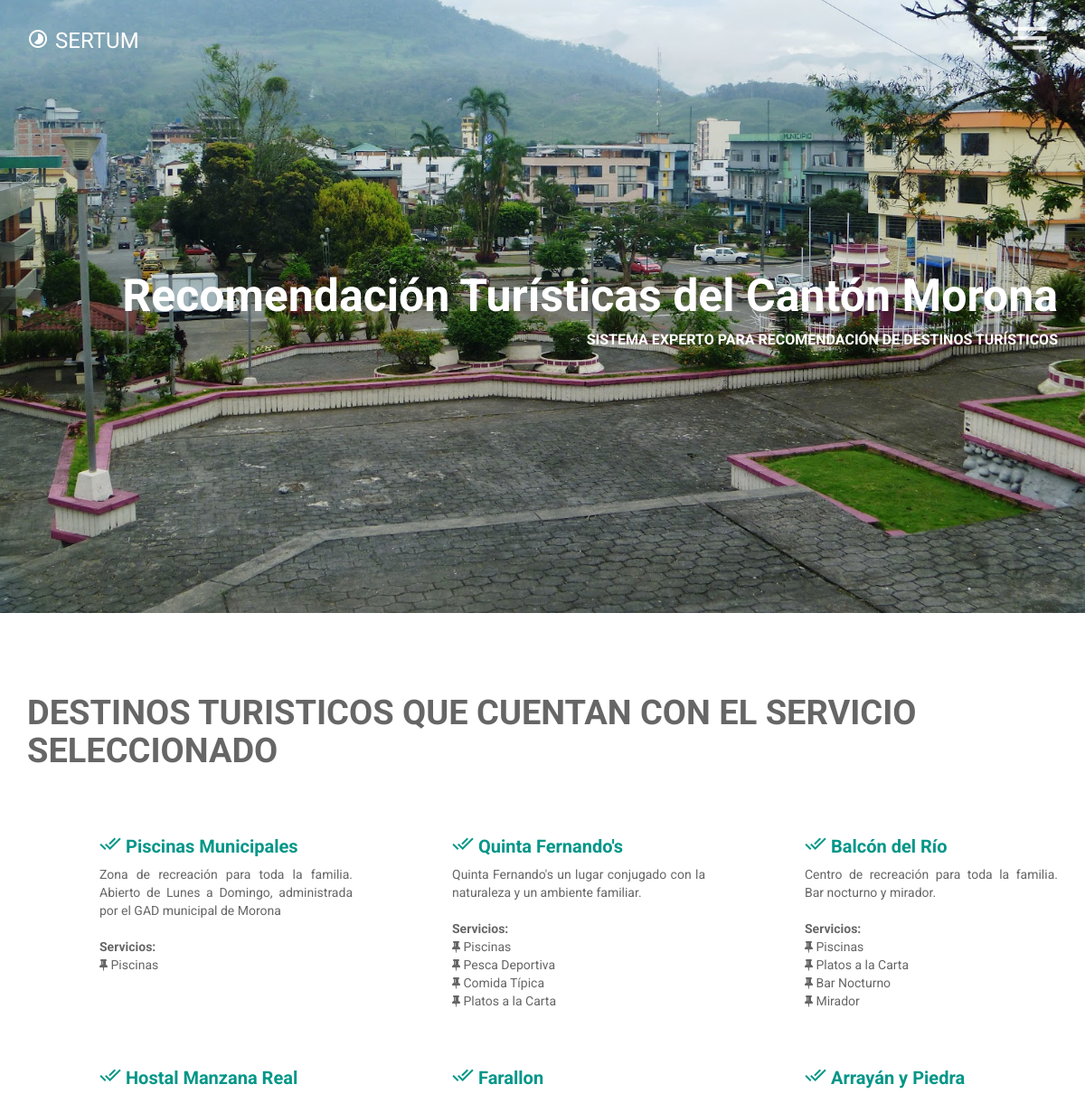
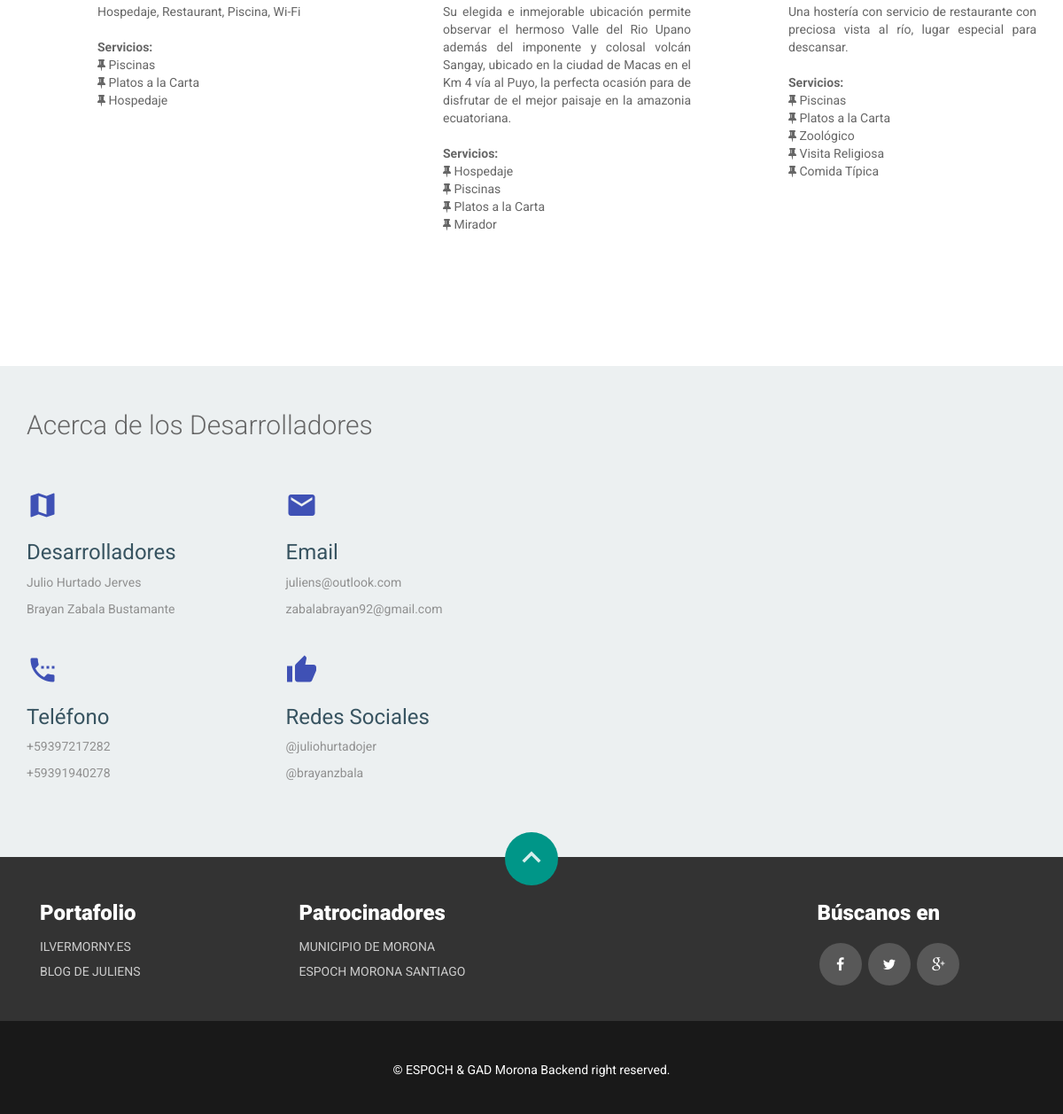
/servicios/piscinas/, run on the app's committed database (2 pictures, top to bottom).
### centro/models.py (models this page shows, shortened)
class Center(models.Model):
    name = models.TextField(blank=False)
    addres = map_fields.AddressField(max_length=200)
    aditional_information = models.TextField(blank=True, verbose_name='Place Description')
    geolocation = map_fields.GeoLocationField(max_length=100)
    slug = AutoSlugField(unique=True, populate_from='name', always_update=True)
    user = models.OneToOneField(User, unique=True, null=True, related_name='center')
    free = models.BooleanField(default=False)
    service = models.ManyToManyField(Service, through='ServiceCenter')

### servicio/models.py (models this page shows, shortened)
class Service(models.Model):
    name = models.CharField(max_length=256, unique=True)
    slug = AutoSlugField(unique=True, populate_from='name', always_update=True, null=True, default=name)

### servicio/views.py (the view)
# urls.py: url(r'^servicios/(?P<slug>[-\w ]+)/$', ListServiceViewFilter.as_view(), name='center_service_list'),
class ListServiceViewFilter(ListView):
    model = Center
    template_name = "center_list_by_service.html"
    context_object_name = "centers"
    def get_queryset(self):
        qs = super(ListServiceViewFilter, self).get_queryset()
        return qs.filter(service__slug=self.kwargs['slug']).distinct()

### centro/templatetags/app_filters.py (called while the page is built)
@register.filter(name='services')
def services(value):
    services = Service.objects.filter(center=value).distinct()
    return services

### servicio/templates/center_list_by_service.html (shortened to what this page needs)
{% extends 'base.html' %}
{% load app_filters %}
{% block content_title %}
    Destinos Turisticos que cuentan con el servicio Seleccionado
{% endblock %}
{% block content %}
    {% for center in centers %}
        <div class="col-md-4 col-sm-6 wow fadeInDown" data-wow-duration="1000ms" data-wow-delay="300ms">
            <div class="features">
                <div class="features-text">
                    <h4><a href="{% url 'Center:center_detail' center.slug %}"><i class="mdi-action-done-all"></i> {{ center.name }}</a> </h4>
                    <p style="text-align : justify;">
                        {{ center.aditional_information|linebreaksbr }}
                    </p>
                    <br>
                    <p>
                        {% if center.id|services %}
                            <b>Servicios: </b><br>
                            {% for ser in center.id|services %}
                               <i class="fa fa-thumb-tack" aria-hidden="true"></i> {{ ser.name }} <br>
                            {% endfor %}
                        {% endif %}
                    </p>
                </div>
            </div>
        </div>
    {% endfor %}
{% endblock %}

### centro/static/css/main.css (style rules this page uses)
body { font-family: 'Roboto', sans-serif; color: #666; font-size: 14px; font-weight: 400; background: #fff; }
#features .features { margin: 30px 0; }
#features .features h4 { margin-bottom: 10px; font-size: 20px; font-weight: 700; color: #3f51b5; }
#features .features .features-text { padding-left: 80px; }
#features .features .features-text p { margin: 0; }

### data on the page
Center: name "Piscinas Municipales", aditional_information "Zona de recreación para toda la familia. Abierto de Lunes a Domingo, administrada por el GAD municipal de Morona"
Service: name "Piscinas"
Center: name "Quinta Fernando's", aditional_information "Quinta Fernando's un lugar conjugado con la naturaleza y un ambiente familiar."
Service: name "Pesca Deportiva"
Service: name "Comida Típica"
Service: name "Platos a la Carta"
Center: name "Balcón del Río", aditional_information "Centro de recreación para toda la familia. Bar nocturno y mirador."
Service: name "Bar Nocturno"
Service: name "Mirador"
Center: name "Hostal Manzana Real", aditional_information "Hospedaje, Restaurant, Piscina, Wi-Fi"
Service: name "Hospedaje"
Center: name "Farallon", aditional_information "Su elegida e inmejorable ubicación permite observar el hermoso Valle del Rio Upano además del imponente y colosal volcán Sangay, ubicado en la ciudad de Macas en el Km 4 vía al Puyo, la perfecta ocasión para de disfrutar de el mejor paisaje en la amazonia ecuatoriana."
Center: name "Arrayán y Piedra", aditional_information "Una hostería con servicio de restaurante con preciosa vista al río, lugar especial para descansar."
Service: name "Zoológico"
Service: name "Visita Religiosa"
